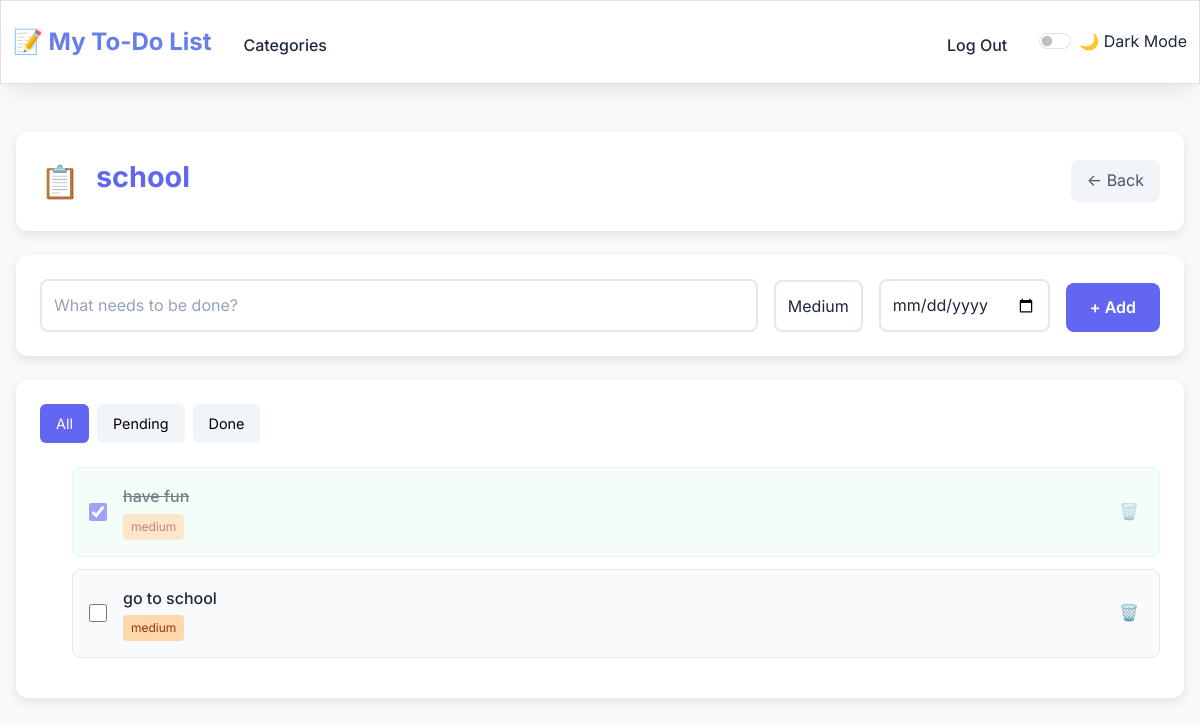
The page /category/11 (signed in) on the database its author committed.
### tables this page shows
CREATE TABLE categories (
    id INTEGER PRIMARY KEY AUTOINCREMENT,
    user_id INTEGER NOT NULL,
    name TEXT NOT NULL,
    color TEXT DEFAULT '#667eea',
    icon TEXT DEFAULT '📋',
    created_at DATETIME DEFAULT CURRENT_TIMESTAMP, status TEXT NOT NULL DEFAULT 'Not started',
    FOREIGN KEY (user_id) REFERENCES users (id),
    UNIQUE(user_id, name)
);

CREATE TABLE tasks (
    id INTEGER PRIMARY KEY AUTOINCREMENT,
    user_id INTEGER NOT NULL,
    category_id INTEGER NOT NULL,
    description TEXT NOT NULL,
    completed INTEGER DEFAULT 0,
    priority TEXT DEFAULT 'medium' CHECK (priority IN ('low', 'medium', 'high')),
    due_date DATE,
    created_at DATETIME DEFAULT CURRENT_TIMESTAMP,
    completed_at DATETIME,
    FOREIGN KEY (user_id) REFERENCES users (id),
    FOREIGN KEY (category_id) REFERENCES categories (id) ON DELETE CASCADE
);

### app.py (the view)
@app.route("/category/<int:category_id>", methods=["GET"])
@login_required
def category_tasks(category_id):
    tasks = db.execute("""
        SELECT id, description, completed, priority, due_date, created_at
        FROM tasks
        WHERE user_id = ? AND category_id = ?
        ORDER BY
            CASE WHEN due_date IS NOT NULL THEN 0 ELSE 1 END,
            due_date ASC,
            priority DESC,
            created_at DESC
    """, session["user_id"], category_id)
    category = db.execute("SELECT name, color, icon FROM categories WHERE id = ? AND user_id = ?",
                         category_id, session["user_id"])
    if not category:
        return apology("Category not found", 404)
    for task in tasks:
        if task['due_date']:
            due_date = datetime.strptime(task['due_date'], '%Y-%m-%d').date()
            today = date.today()
            days_diff = (due_date - today).days
            if days_diff < 0:
                task['due_status'] = 'overdue'
                task['due_text'] = f"{abs(days_diff)} days overdue"
            elif days_diff == 0:
                task['due_status'] = 'today'
                task['due_text'] = 'Due today'
            elif days_diff == 1:
                task['due_status'] = 'tomorrow'
                task['due_text'] = 'Due tomorrow'
            else:
                task['due_status'] = 'upcoming'
                task['due_text'] = f"Due in {days_diff} days"
        else:
            task['due_status'] = 'none'
            task['due_text'] = ''
    return render_template("task.html",
                         tasks=tasks,
                         category=category[0],
                         category_id=category_id)

### app.py (called while the page is built)
@app.after_request
def after_request(response):
    response.headers["Cache-Control"] = "no-cache, no-store, must-revalidate"
    response.headers["Expires"] = 0
    response.headers["Pragma"] = "no-cache"
    return response

### helpers.py (called while the page is built)
def login_required(f):
    @wraps(f)
    def decorated_function(*args, **kwargs):
        if session.get("user_id") is None:
            return redirect("/login")
        return f(*args, **kwargs)
    return decorated_function

### templates/task.html (shortened to what this page needs)
{% extends "layout.html" %}
{% block body %}
<div class="header">
    <div class="category-info">
        <span class="category-icon">{{ category.icon or '📋' }}</span>
        <h1 class="category-name">{{ category.name }}</h1>
    </div>
    <a href="/" class="back-btn">← Back</a>
</div>
<div class="add-task-section">
    <form id="task-form" class="task-form">
        <input type="text" name="task_name" id="task_name" class="form-input" placeholder="What needs to be done?" required>
        <select name="priority" class="form-select">
            <option value="medium" selected>Medium</option>
        </select>
        <input type="date" name="due_date" class="form-input">
        <button type="submit" class="add-btn">+ Add</button>
    </form>
</div>
<div class="tasks-section">
    <div class="filter-tabs">
        <button class="filter-tab active" data-filter="all">All</button>
        <button class="filter-tab" data-filter="pending">Pending</button>
        <button class="filter-tab" data-filter="completed">Done</button>
    </div>
    <ul id="task-list" class="task-list">
        {% for task in tasks %}
        <li class="task-item {{ 'completed' if task.completed }} {{ task.due_status or '' }}" data-task-id="{{ task.id }}">
            <input type="checkbox" class="task-checkbox" {{ 'checked' if task.completed }}>
            <div class="task-info">
                <div class="task-description">{{ task.description }}</div>
                <div class="task-meta">
                    <span class="priority-{{ task.priority or 'medium' }}">{{ task.priority or 'medium' }}</span>
                </div>
            </div>
            <button class="delete-task-btn" onclick="deleteTask({{ task.id }})">🗑️</button>
        </li>
        {% endfor %}
    </ul>
</div>
{% endblock %}

### static/styles.css (style rules this page uses)
:root { --primary: #667eea; --primary-dark: #5a6fd8; --secondary: #764ba2; --success: #10b981; --warning: #f59e0b; --danger: #ef4444; --info: #3b82f6; --bg-primary: #f8fafc; --bg-secondary: #ffffff; --bg-tertiary: #f1f5f9; --text-primary: #1e293b; --text-secondary: #64748b; --text-muted: #94a3b8; --border: #e2e8f0; --border-focus: #cbd5e1; --shadow: 0 10px 25px -5px rgba(0, 0, 0, 0.1); --shadow-lg: 0 20px 40px -12px rgba(0, 0, 0, 0.15); --shadow-xl: 0 25px 50px -12px rgba(0, 0, 0, 0.25); --transition: all 0.2s cubic-bezier(0.4, 0, 0.2, 1); --transition-slow: all 0.3s cubic-bezier(0.4, 0, 0.2, 1); }
* { margin: 0; padding: 0; box-sizing: border-box; }
body { font-family: 'Inter', -apple-system, BlinkMacSystemFont, 'Segoe UI', Roboto, sans-serif; background: var(--bg-primary); color: var(--text-primary); line-height: 1.6; transition: var(--transition); min-height: 100vh; }
h1, h2, h3, h4, h5, h6 { font-weight: 600; line-height: 1.2; margin-bottom: 0.5rem; }
h1 { font-size: 2.5rem; }
form .btn, form button, form input[type="submit"] { margin: 0 auto; display: flex !important; justify-content: center; }
.form-input, .form-select, .form-textarea { width: 100%; padding: 0.75rem 1rem; border: 2px solid var(--border); border-radius: 12px; font-size: 1rem; background: var(--bg-secondary); color: var(--text-primary); transition: var(--transition); }
.form-input::placeholder { color: var(--text-muted); }

### rows shown on the page
categories: icon "📋", name "school"
tasks: description "have fun", priority "medium"
tasks: description "go to school", priority "medium"
